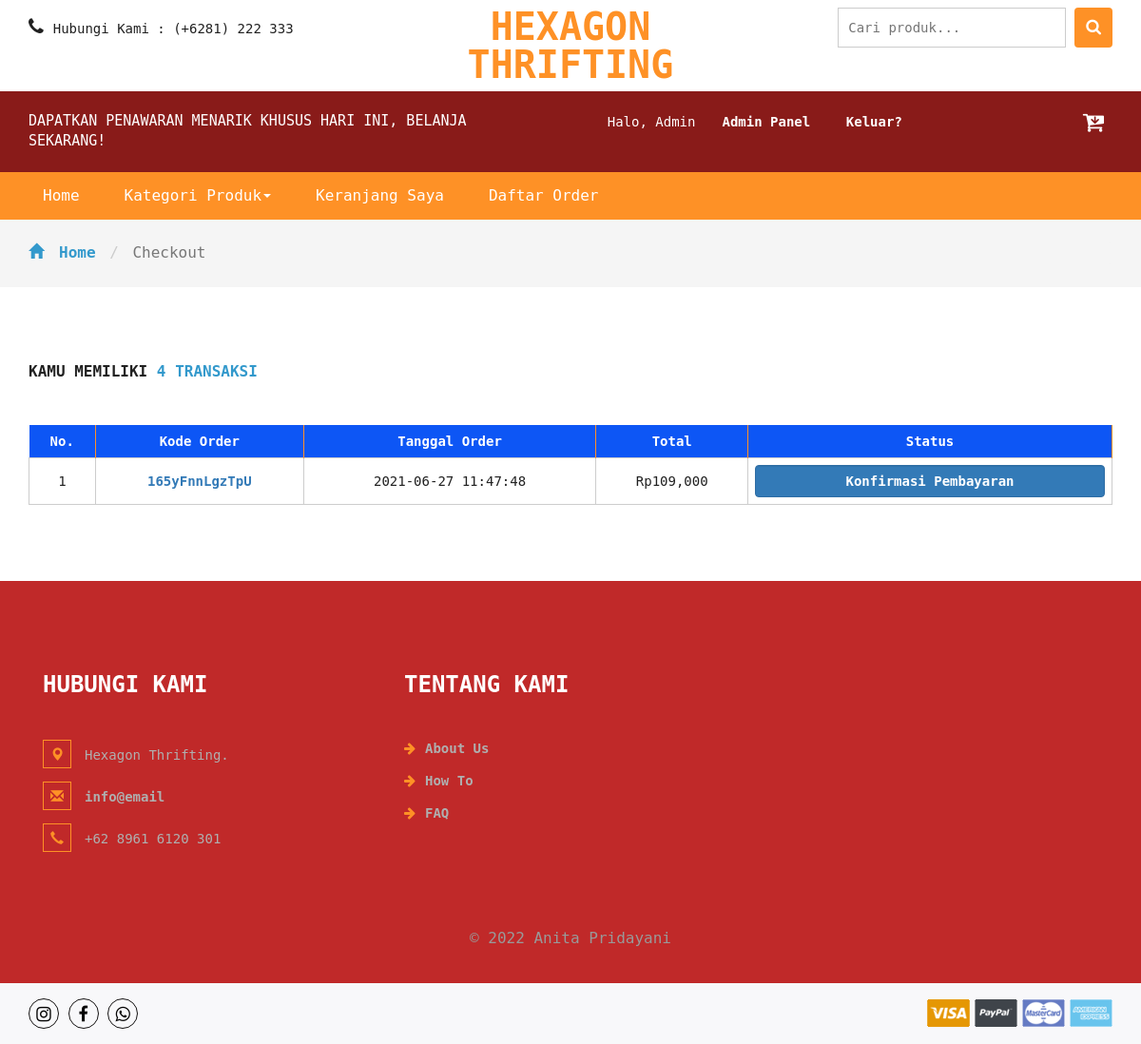
/daftarorder.php (signed in), run on an earlier commit of the app's database.
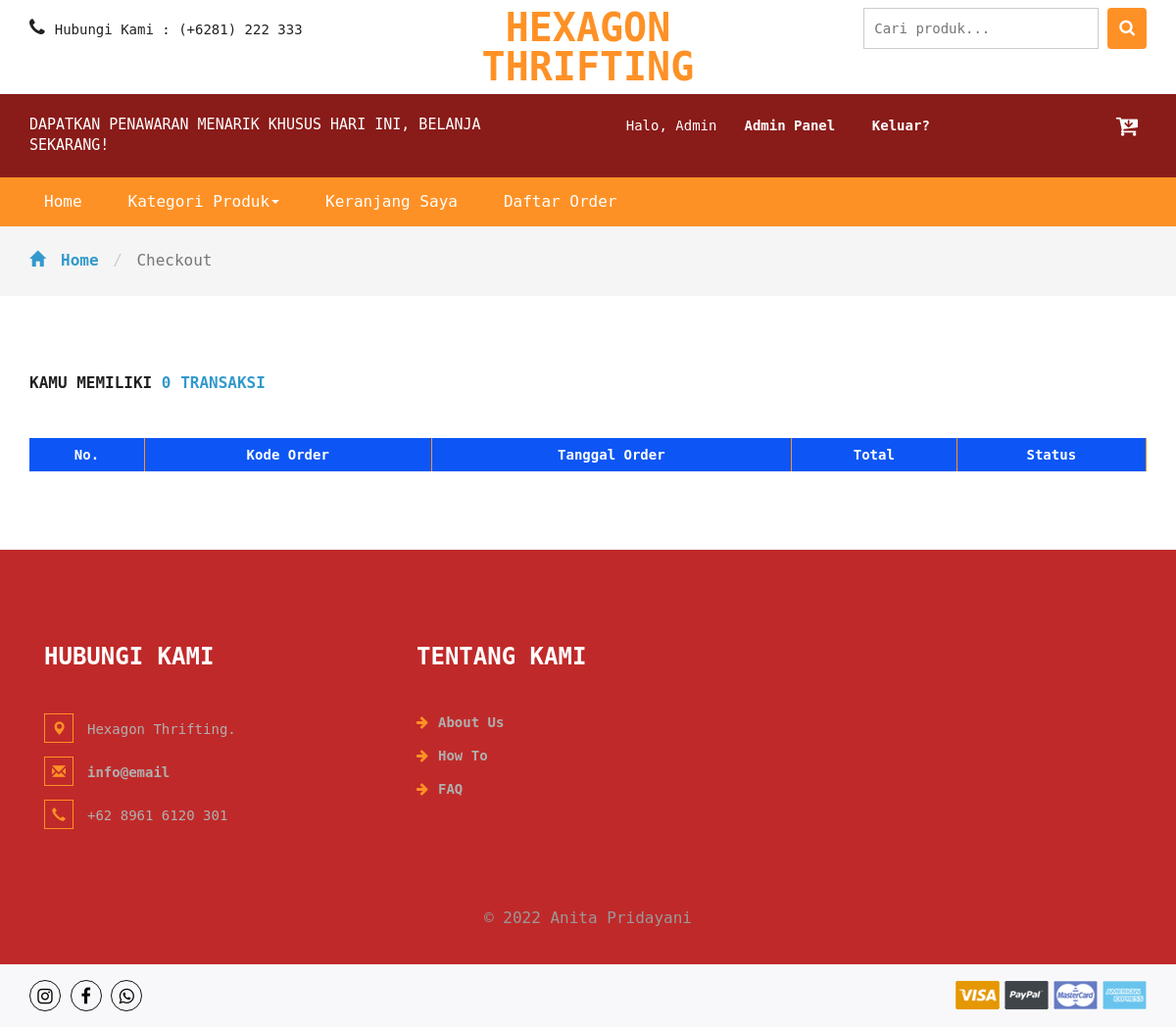
And on a later commit of the database.
### tables this page shows
CREATE TABLE `cart` (
  `idcart` int(11) NOT NULL,
  `orderid` varchar(100) NOT NULL,
  `userid` int(11) NOT NULL,
  `tglorder` timestamp NOT NULL DEFAULT current_timestamp(),
  `status` varchar(10) NOT NULL DEFAULT 'Cart'
);

### daftarorder.php (the view, shortened to what the changed rows need)
<?php
include 'dbconnect.php';
	$uid = $_SESSION['id'];
	$itungtrans = mysqli_query($conn,"select count(orderid) as jumlahtrans from cart where userid='$uid' and status!='Cart'");
	$itungtrans2 = mysqli_fetch_assoc($itungtrans);
	$itungtrans3 = $itungtrans2['jumlahtrans'];
?>
<!DOCTYPE html>
<html>
<head>
    <link href="css/bootstrap.css" rel="stylesheet" type="text/css" media="all" />
    <link href="css/style.css" rel="stylesheet" type="text/css" media="all" />
    <link href="css/font-awesome.css" rel="stylesheet">
</head>
<body>
    <div class="logo_products">
        <div class="container">
            <div class="w3ls_logo_products_left">
                <h1><a href="index.php">Hexagon Thrifting</a></h1>
            </div>
        </div>
    </div>
    <div class="checkout">
        <div class="container">
            <h2>Kamu memiliki <span><?php echo $itungtrans3 ?> transaksi</span></h2>
            <div class="checkout-right">
                <table class="timetable_sub">
                    <thead>
                        <tr>
                            <th>No.</th>
                            <th>Kode Order</th>
                            <th>Tanggal Order</th>
                            <th>Total</th>
                            <th>Status</th>
                        </tr>
                    </thead>
                    <?php
						$brg=mysqli_query($conn,"SELECT DISTINCT(idcart), c.orderid, tglorder, status from cart c, detailorder d where c.userid='$uid' and d.orderid=c.orderid and status!='Cart' order by tglorder DESC");
						$no=1;
						while($b=mysqli_fetch_array($brg)){
					?>
                    <tr class="rem1">
                        <form method="post">
                            <td class="invert"><?php echo $no++ ?></td>
                            <td class="invert"><a
                                    href="order.php?id=<?php echo $b['orderid'] ?>"><?php echo $b['orderid'] ?></a></td>
                            <td class="invert"><?php echo $b['tglorder'] ?></td>
                            <td class="invert">
                                Rp<?php 				$ongkir = 10000;
												$ordid = $b['orderid'];
												$result1 = mysqli_query($conn,"SELECT SUM(qty*hargaafter)+$ongkir AS count FROM detailorder d, produk p where d.orderid='$ordid' and p.idproduk=d.idproduk order by d.idproduk ASC");
												$cekrow = mysqli_num_rows($result1);
												$row1 = mysqli_fetch_assoc($result1);
												$count = $row1['count'];
												if($cekrow > 0){
													echo number_format($count);
													} else {
														echo 'No data';
													}?>
                            </td>
                            <td class="invert">
                                <div class="rem">
                                    <?php
								if($b['status']=='Payment'){
								echo '
								<a href="konfirmasi.php?id='.$b['orderid'].'" class="form-control btn-primary">
								Konfirmasi Pembayaran
								</a>
								';}
								?>
                        </form>
            </div>
            <?php
						}
					?>
            </table>
        </div>
    </div>
    </div>
    <link href="css/skdslider.css" rel="stylesheet">
</body>
</html>

What changed in the data, as far as the page shows it:
removed cart: orderid "165yFnnLgzTpU", tglorder "2021-06-27 11:47:48", count "109,000"
Also different on the page:
$itungtrans3: "4" → "0"
